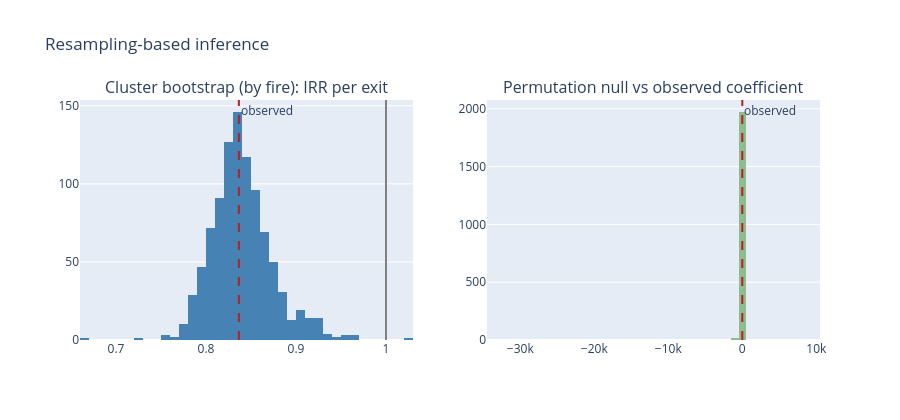

This figure's notebook cell:
### Markdown cell above
**5e. Cluster bootstrap by fire + permutation test.** Records cluster within fires (the Camp fire
alone contributes three places), so we resample *fires* with replacement. And because asymptotic
p-values are optimistic at n = 38, we also build the exact null by permuting exits. **This is the most
important check in the notebook:** the permutation p is ~0.04 — three orders of magnitude weaker than
the asymptotic 2×10⁻⁶, though still under 0.05.

### Code cell
from plotly.subplots import make_subplots

rng = np.random.default_rng(42)
fires = df.Fire.unique()
boot = []
for _ in range(1000):
    bs = pd.concat([df[df.Fire == f] for f in rng.choice(fires, size=len(fires), replace=True)])
    try:
        bm = smf.negativebinomial("Identified_fatalities ~ exits", bs,
                                  offset=np.log(bs.population_corrected)).fit(disp=0, maxiter=200)
        if bm.mle_retvals.get("converged"):
            boot.append(bm.params["exits"])
    except Exception:
        pass
boot = np.array(boot)

perm = []
for _ in range(2000):
    d2 = df.assign(pex=rng.permutation(df.exits.values))
    try:
        pm = smf.negativebinomial("Identified_fatalities ~ pex", d2, offset=df.lpop).fit(disp=0, maxiter=200)
        perm.append(pm.params["pex"])
    except Exception:
        pass
perm = np.array(perm)

b_obs = m.params["exits"]
ci = np.exp(np.percentile(boot, [2.5, 97.5]))
p_perm = (np.abs(perm) >= abs(b_obs)).mean()
print(f"cluster bootstrap ({len(boot)} converged): IRR 95% CI [{ci[0]:.3f}, {ci[1]:.3f}], "
      f"P(coef >= 0) = {(boot >= 0).mean():.3f}")
print(f"permutation test ({len(perm)} fits):       two-sided p = {p_perm:.4f}  "
      f"(asymptotic p = {m.pvalues['exits']:.1e})")

fig = make_subplots(rows=1, cols=2, subplot_titles=(
    "Cluster bootstrap (by fire): IRR per exit", "Permutation null vs observed coefficient"))
fig.add_trace(go.Histogram(x=np.exp(boot), nbinsx=60, marker_color="steelblue", showlegend=False), 1, 1)
fig.add_vline(x=1.0, line_color="gray", row=1, col=1)
fig.add_vline(x=float(np.exp(b_obs)), line_dash="dash", line_color="firebrick",
              annotation_text="observed", row=1, col=1)
fig.add_trace(go.Histogram(x=perm, nbinsx=60, marker_color="darkseagreen", showlegend=False), 1, 2)
fig.add_vline(x=float(b_obs), line_dash="dash", line_color="firebrick",
              annotation_text="observed", row=1, col=2)
fig.update_layout(height=420, title="Resampling-based inference")
fig.show()

### Figure 1 — Plotly figure (JSON) as saved in the notebook; plotly's stock layout.template omitted (floating-point values rounded to 4 significant figures; data arrays with more than 128 entries replaced by an {"elided": "..."} marker saying what was removed)
{"data": [{"marker": {"color": "steelblue"}, "nbinsx": 60, "showlegend": false, "type": "histogram", "x": {"elided": "965 float values"}, "xaxis": "x", "yaxis": "y"}, {"marker": {"color": "darkseagreen"}, "nbinsx": 60, "showlegend": false, "type": "histogram", "x": {"elided": "2000 float values"}, "xaxis": "x2", "yaxis": "y2"}], "layout": {"annotations": [{"font": {"size": 16}, "showarrow": false, "text": "Cluster bootstrap (by fire): IRR per exit", "x": 0.225, "xanchor": "center", "xref": "paper", "y": 1.0, "yanchor": "bottom", "yref": "paper"}, {"font": {"size": 16}, "showarrow": false, "text": "Permutation null vs observed coefficient", "x": 0.775, "xanchor": "center", "xref": "paper", "y": 1.0, "yanchor": "bottom", "yref": "paper"}, {"showarrow": false, "text": "observed", "x": 0.8365, "xanchor": "left", "xref": "x", "y": 1, "yanchor": "top", "yref": "y domain"}, {"showarrow": false, "text": "observed", "x": -0.1785, "xanchor": "left", "xref": "x2", "y": 1, "yanchor": "top", "yref": "y2 domain"}], "height": 420, "shapes": [{"line": {"color": "gray"}, "type": "line", "x0": 1.0, "x1": 1.0, "xref": "x", "y0": 0, "y1": 1, "yref": "y domain"}, {"line": {"color": "firebrick", "dash": "dash"}, "type": "line", "x0": 0.8365, "x1": 0.8365, "xref": "x", "y0": 0, "y1": 1, "yref": "y domain"}, {"line": {"color": "firebrick", "dash": "dash"}, "type": "line", "x0": -0.1785, "x1": -0.1785, "xref": "x2", "y0": 0, "y1": 1, "yref": "y2 domain"}], "title": {"text": "Resampling-based inference"}, "xaxis": {"anchor": "y", "domain": [0.0, 0.45]}, "xaxis2": {"anchor": "y2", "domain": [0.55, 1.0]}, "yaxis": {"anchor": "x", "domain": [0.0, 1.0]}, "yaxis2": {"anchor": "x2", "domain": [0.0, 1.0]}}}
